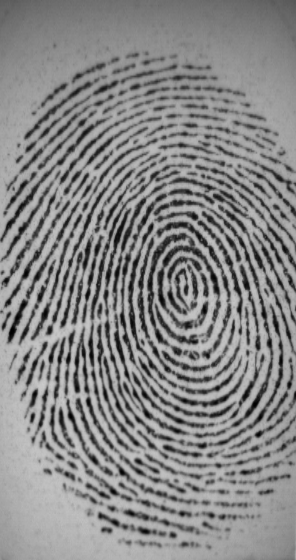
#> input picture sample_inputs/101_1.tif, 296 x 560 px; its folder holds only this picture in this run
$ python finegerprint_pipline.py
#> lines starting #> are read from the running program, lines starting #| are printed output that depends on the picture; after the words box and inside, x2 and y2 are one past the last pixel; in counts of white or black regions, pixels touching at a corner belong together
### utils/normalization.py
"""
Normalization is used to standardize the intensity values in an image by adjusting the range of
gray level values so that they extend in a desired range of values and improve the contrast of the
image. The main goal of normalization is to reduce the variance of the gray level value along the
ridges to facilitate subsequent processing steps
"""
from math import sqrt
import numpy as np


def normalize_pixel(x, v0, v, m, m0):
    """
    From Handbook of Fingerprint Recognition pg 133
    Normalize job used by Hong, Wan and Jain(1998)
    similar to https://pdfs.semanticscholar.org/6e86/1d0b58bdf7e2e2bb0ecbf274cee6974fe13f.pdf equation 21
    :param x: pixel value
    :param v0: desired variance
    :param v: global image variance
    :param m: global image mean
    :param m0: desired mean
    :return: normilized pixel
    """
    dev_coeff = sqrt((v0 * ((x - m)**2)) / v)
    return m0 + dev_coeff if x > m else m0 - dev_coeff

def normalize(im, m0, v0):
    m = np.mean(im)
    v = np.std(im) ** 2
    (y, x) = im.shape
    normilize_image = im.copy()
    for i in range(x):
        for j in range(y):
            normilize_image[j, i] = normalize_pixel(im[j, i], v0, v, m, m0)

    return normilize_image

### utils/segmentation.py
"""
In order to eliminate the edges of the image and areas that are too noisy, segmentation is
necessary. It is based on the calculation of the variance of gray levels. For this purpose, the image
is divided into sub-blocks of (W × W) size’s and for each block the variance.
Then, the root of the variance of each block is compared with a threshold T, if the value obtained
is lower than the threshold, then the corresponding block is considered as the background of the
image and will be excluded by the subsequent processing.

The selected threshold value is T = 0.2 and the selected block size is W = 16

This step makes it possible to reduce the size of the useful part of the image and subsequently to
optimize the extraction phase of the biometric data.
"""
import numpy as np
import cv2 as cv


def normalise(img):
    return (img - np.mean(img))/(np.std(img))


def create_segmented_and_variance_images(im, w, threshold=.2):
    """
    Returns mask identifying the ROI. Calculates the standard deviation in each image block and threshold the ROI
    It also normalises the intesity values of
    the image so that the ridge regions have zero mean, unit standard
    deviation.
    :param im: Image
    :param w: size of the block
    :param threshold: std threshold
    :return: segmented_image
    """
    (y, x) = im.shape
    threshold = np.std(im)*threshold

    image_variance = np.zeros(im.shape)
    segmented_image = im.copy()
    mask = np.ones_like(im)

    for i in range(0, x, w):
        for j in range(0, y, w):
            box = [i, j, min(i + w, x), min(j + w, y)]
            block_stddev = np.std(im[box[1]:box[3], box[0]:box[2]])
            image_variance[box[1]:box[3], box[0]:box[2]] = block_stddev

    # apply threshold
    mask[image_variance < threshold] = 0

    # smooth mask with a open/close morphological filter
    kernel = cv.getStructuringElement(cv.MORPH_ELLIPSE,(w*2, w*2))
    mask = cv.morphologyEx(mask, cv.MORPH_OPEN, kernel)
    mask = cv.morphologyEx(mask, cv.MORPH_CLOSE, kernel)

    # normalize segmented image
    segmented_image *= mask
    im = normalise(im)
    mean_val = np.mean(im[mask==0])
    std_val = np.std(im[mask==0])
    norm_img = (im - mean_val)/(std_val)

    return segmented_image, norm_img, mask

### utils/orientation.py
import math
import numpy as np
import cv2 as cv


def calculate_angles(im, W, smoth=False):
    """
    anisotropy orientation estimate, based on equations 5 from:
    https://pdfs.semanticscholar.org/6e86/1d0b58bdf7e2e2bb0ecbf274cee6974fe13f.pdf
    :param im:
    :param W: int width of the ridge
    :return: array
    """
    j1 = lambda x, y: 2 * x * y
    j2 = lambda x, y: x ** 2 - y ** 2
    j3 = lambda x, y: x ** 2 + y ** 2

    (y, x) = im.shape

    sobelOperator = [[-1, 0, 1], [-2, 0, 2], [-1, 0, 1]]
    ySobel = np.array(sobelOperator).astype(np.int_)
    xSobel = np.transpose(ySobel).astype(np.int_)

    result = [[] for i in range(1, y, W)]

    Gx_ = cv.filter2D(im/125,-1, ySobel)*125
    Gy_ = cv.filter2D(im/125,-1, xSobel)*125

    for j in range(1, y, W):
        for i in range(1, x, W):
            nominator = 0
            denominator = 0
            for l in range(j, min(j + W, y - 1)):
                for k in range(i, min(i + W , x - 1)):
                    Gx = round(Gx_[l, k])  # horizontal gradients at l, k
                    Gy = round(Gy_[l, k])  # vertial gradients at l, k
                    nominator += j1(Gx, Gy)
                    denominator += j2(Gx, Gy)

            # nominator = round(np.sum(Gy_[j:min(j + W, y - 1), i:min(i + W , x - 1)]))
            # denominator = round(np.sum(Gx_[j:min(j + W, y - 1), i:min(i + W , x - 1)]))
            if nominator or denominator:
                angle = (math.pi + math.atan2(nominator, denominator)) / 2
                orientation = np.pi/2 + math.atan2(nominator,denominator)/2
                result[int((j-1) // W)].append(angle)
            else:
                result[int((j-1) // W)].append(0)

            # segment image
            # focus_img = im[j:min(j + W, y - 1), i:min(i + W , x - 1)]
            # segmentator = -1 if segmentator/W*W < np.max(focus_img)*

    result = np.array(result)

    if smoth:
        result = smooth_angles(result)

    return result


def gauss(x, y):
    ssigma = 1.0
    return (1 / (2 * math.pi * ssigma)) * math.exp(-(x * x + y * y) / (2 * ssigma))


# [30 lines left out: functions kernel_from_function, smooth_angles, not called in this run]


def get_line_ends(i, j, W, tang):
    if -1 <= tang and tang <= 1:
        begin = (i, int((-W/2) * tang + j + W/2))
        end = (i + W, int((W/2) * tang + j + W/2))
    else:
        begin = (int(i + W/2 + W/(2 * tang)), j + W//2)
        end = (int(i + W/2 - W/(2 * tang)), j - W//2)
    return (begin, end)


def visualize_angles(im, mask, angles, W):
    (y, x) = im.shape
    result = cv.cvtColor(np.zeros(im.shape, np.uint8), cv.COLOR_GRAY2RGB)
    mask_threshold = (W-1)**2
    for i in range(1, x, W):
        for j in range(1, y, W):
            radian = np.sum(mask[j - 1:j + W, i-1:i+W])
            if radian > mask_threshold:
                tang = math.tan(angles[(j - 1) // W][(i - 1) // W])
                (begin, end) = get_line_ends(i, j, W, tang)
                cv.line(result, begin, end, color=150)

    cv.resize(result, im.shape, result)
    return result

### utils/gabor_filter.py
"""
The principle of gabor filtering is to modify the value of the pixels of an image, generally in order to
improve its appearance. In practice, it is a matter of creating a new image using the pixel values
of the original image, in order to select in the Fourier domain the set of frequencies that make up
the region to be detected. The filter used is the Gabor filter with even symmetry and oriented at 0 degrees.

The resulting image will be the spatial convolution of the original (normalized) image and one of
the base filters in the direction and local frequency from the two directional and frequency maps
https://airccj.org/CSCP/vol7/csit76809.pdf pg.91
"""

import numpy as np
import scipy
def gabor_filter(im, orient, freq, kx=0.65, ky=0.65):
    """
    Gabor filter is a linear filter used for edge detection. Gabor filter can be viewed as a sinusoidal plane of
    particular frequency and orientation, modulated by a Gaussian envelope.
    :param im:
    :param orient:
    :param freq:
    :param kx:
    :param ky:
    :return:
    """
    angleInc = 3
    im = np.double(im)
    rows, cols = im.shape
    return_img = np.zeros((rows,cols))

    # Round the array of frequencies to the nearest 0.01 to reduce the
    # number of distinct frequencies we have to deal with.
    freq_1d = freq.flatten()
    frequency_ind = np.array(np.where(freq_1d>0))
    non_zero_elems_in_freq = freq_1d[frequency_ind]
    non_zero_elems_in_freq = np.double(np.round((non_zero_elems_in_freq*100)))/100
    unfreq = np.unique(non_zero_elems_in_freq)

    # Generate filters corresponding to these distinct frequencies and
    # orientations in 'angleInc' increments.
    sigma_x = 1/unfreq*kx
    sigma_y = 1/unfreq*ky
    block_size = np.round(3*np.max([sigma_x,sigma_y]))
    array = np.linspace(int(-block_size),int(block_size),(2*int(block_size) + 1))
    x, y = np.meshgrid(array, array)

    # gabor filter equation
    reffilter = np.exp(-(((np.power(x,2))/(sigma_x*sigma_x) + (np.power(y,2))/(sigma_y*sigma_y)))) * np.cos(2*np.pi*unfreq[0]*x)
    filt_rows, filt_cols = reffilter.shape
    gabor_filter = np.array(np.zeros((180//angleInc, filt_rows, filt_cols)))

    # Generate rotated versions of the filter.
    for degree in range(0,180//angleInc):
        rot_filt = scipy.ndimage.rotate(reffilter,-(degree*angleInc + 90),reshape = False)
        gabor_filter[degree] = rot_filt

    # Convert orientation matrix values from radians to an index value that corresponds to round(degrees/angleInc)
    maxorientindex = np.round(180/angleInc)
    orientindex = np.round(orient/np.pi*180/angleInc)
    for i in range(0,rows//16):
        for j in range(0,cols//16):
            if(orientindex[i][j] < 1):
                orientindex[i][j] = orientindex[i][j] + maxorientindex
            if(orientindex[i][j] > maxorientindex):
                orientindex[i][j] = orientindex[i][j] - maxorientindex

    # Find indices of matrix points greater than maxsze from the image boundary
    block_size = int(block_size)
    valid_row, valid_col = np.where(freq>0)
    finalind = \
        np.where((valid_row>block_size) & (valid_row<rows - block_size) & (valid_col>block_size) & (valid_col<cols - block_size))

    for k in range(0, np.shape(finalind)[1]):
        r = valid_row[finalind[0][k]]; c = valid_col[finalind[0][k]]
        img_block = im[r-block_size:r+block_size + 1][:,c-block_size:c+block_size + 1]
        return_img[r][c] = np.sum(img_block * gabor_filter[int(orientindex[r//16][c//16]) - 1])

    gabor_img = 255 - np.array((return_img < 0)*255).astype(np.uint8)

    return gabor_img

### utils/frequency.py
import numpy as np
import math
import scipy.ndimage


def frequest(im, orientim, kernel_size, minWaveLength, maxWaveLength):
    """
    Based on https://pdfs.semanticscholar.org/ca0d/a7c552877e30e1c5d87dfcfb8b5972b0acd9.pdf pg.14
    Function to estimate the fingerprint ridge frequency within a small block
    of a fingerprint image.
    An image block the same size as im with all values set to the estimated ridge spatial frequency.  If a
    ridge frequency cannot be found, or cannot be found within the limits set by min and max Wavlength freqim is set to zeros.
    """
    rows, cols = np.shape(im)

    # Find mean orientation within the block. This is done by averaging the
    # sines and cosines of the doubled angles before reconstructing the angle again.
    cosorient = np.cos(2*orientim) # np.mean(np.cos(2*orientim))
    sinorient = np.sin(2*orientim) # np.mean(np.sin(2*orientim))
    block_orient = math.atan2(sinorient,cosorient)/2

    # Rotate the image block so that the ridges are vertical
    rotim = scipy.ndimage.rotate(im,block_orient/np.pi*180 + 90,axes=(1,0),reshape = False,order = 3,mode = 'nearest')

    # Now crop the image so that the rotated image does not contain any invalid regions.
    cropsze = int(np.fix(rows/np.sqrt(2)))
    offset = int(np.fix((rows-cropsze)/2))
    rotim = rotim[offset:offset+cropsze][:,offset:offset+cropsze]

    # Sum down the columns to get a projection of the grey values down the ridges.
    ridge_sum = np.sum(rotim, axis = 0)
    dilation = scipy.ndimage.grey_dilation(ridge_sum, kernel_size, structure=np.ones(kernel_size))
    ridge_noise = np.abs(dilation - ridge_sum); peak_thresh = 2;
    maxpts = (ridge_noise < peak_thresh) & (ridge_sum > np.mean(ridge_sum))
    maxind = np.where(maxpts)
    _, no_of_peaks = np.shape(maxind)

    # Determine the spatial frequency of the ridges by dividing the
    # distance between the 1st and last peaks by the (No of peaks-1). If no
    # peaks are detected, or the wavelength is outside the allowed bounds, the frequency image is set to 0
    if(no_of_peaks<2):
        freq_block = np.zeros(im.shape)
    else:
        waveLength = (maxind[0][-1] - maxind[0][0])/(no_of_peaks - 1)
        if waveLength>=minWaveLength and waveLength<=maxWaveLength:
            freq_block = 1/np.double(waveLength) * np.ones(im.shape)
        else:
            freq_block = np.zeros(im.shape)
    return(freq_block)


def ridge_freq(im, mask, orient, block_size, kernel_size, minWaveLength, maxWaveLength):
    # Function to estimate the fingerprint ridge frequency across a
    # fingerprint image.
    rows,cols = im.shape
    freq = np.zeros((rows,cols))

    for row in range(0, rows - block_size, block_size):
        for col in range(0, cols - block_size, block_size):
            image_block = im[row:row + block_size][:, col:col + block_size]
            angle_block = orient[row // block_size][col // block_size]
            if angle_block:
                freq[row:row + block_size][:, col:col + block_size] = frequest(image_block, angle_block, kernel_size,
                                                                               minWaveLength, maxWaveLength)

    freq = freq*mask
    freq_1d = np.reshape(freq,(1,rows*cols))
    ind = np.where(freq_1d>0)
    ind = np.array(ind)
    ind = ind[1,:]
    non_zero_elems_in_freq = freq_1d[0][ind]
    medianfreq = np.median(non_zero_elems_in_freq) * mask

    return medianfreq

### utils/crossing_number.py
import cv2 as cv
import numpy as np


def minutiae_at(pixels, i, j, kernel_size):
    """
    https://airccj.org/CSCP/vol7/csit76809.pdf pg93
    Crossing number methods is a really simple way to detect ridge endings and ridge bifurcations.
    Then the crossing number algorithm will look at 3x3 pixel blocks:

    if middle pixel is black (represents ridge):
    if pixel on boundary are crossed with the ridge once, then it is a possible ridge ending
    if pixel on boundary are crossed with the ridge three times, then it is a ridge bifurcation

    :param pixels:
    :param i:
    :param j:
    :return:
    """
    # if middle pixel is black (represents ridge)
    if pixels[i][j] == 1:

        if kernel_size == 3:
            cells = [(-1, -1), (-1, 0), (-1, 1),        # p1 p2 p3
                   (0, 1),  (1, 1),  (1, 0),            # p8    p4
                  (1, -1), (0, -1), (-1, -1)]           # p7 p6 p5
        else:
            cells = [(-2, -2), (-2, -1), (-2, 0), (-2, 1), (-2, 2),                 # p1 p2   p3
                   (-1, 2), (0, 2),  (1, 2),  (2, 2), (2, 1), (2, 0),               # p8      p4
                  (2, -1), (2, -2), (1, -2), (0, -2), (-1, -2), (-2, -2)]           # p7 p6   p5

        values = [pixels[i + l][j + k] for k, l in cells]

        # count crossing how many times it goes from 0 to 1
        crossings = 0
        for k in range(0, len(values)-1):
            crossings += abs(values[k] - values[k + 1])
        crossings //= 2

        # if pixel on boundary are crossed with the ridge once, then it is a possible ridge ending
        # if pixel on boundary are crossed with the ridge three times, then it is a ridge bifurcation
        # if crossings == 1:
        #     return "ending"
        if crossings == 3:
            return "bifurcation"

    return "none"


def calculate_minutiaes(im, kernel_size=3):
    biniry_image = np.zeros_like(im)
    biniry_image[im<10] = 1.0
    biniry_image = biniry_image.astype(np.int8)
    points = []
    (y, x) = im.shape
    result = cv.cvtColor(im, cv.COLOR_GRAY2RGB)
    colors = {"ending" : (150, 0, 0), "bifurcation" : (0, 150, 0)}

    # iterate each pixel minutia
    for i in range(1, x - kernel_size//2):
        for j in range(1, y - kernel_size//2):
            minutiae = minutiae_at(biniry_image, j, i, kernel_size)
            if minutiae != "none":
                cv.circle(result, (i,j), radius=2, color=colors[minutiae], thickness=2)
                points.append([i, j, 1 if minutiae=="ending" else 3])
    return result, points

### utils/skeletonize.py
"""
To facilitate extraction of minutiae the image must be skeletonized: a sequence of morphological
erosion operations will reduce the thickness of the striations until the latter is equal to one pixel
while maintaining the connectivity of the striations ( That is to say that the continuity of the
striaes must be respected, holes must not be inserted). While some papers use Rosenfeld algorithm for its
simplicity. [https://airccj.org/CSCP/vol7/csit76809.pdf pg.91] I used skimage Zha84 A fast parallel algorithm for
thinning digital patterns, T. Y. Zhang and C. Y. Suen, Communications of the ACM, March 1984, Volume 27, Number 3.
"""
import numpy as np
import cv2 as cv
from utils.crossing_number import calculate_minutiaes
from skimage.morphology import skeletonize as skelt
from skimage.morphology import thin
def skeletonize(image_input):
    """
    https://scikit-image.org/docs/dev/auto_examples/edges/plot_skeleton.html
    Skeletonization reduces binary objects to 1 pixel wide representations.
    skeletonize works by making successive passes of the image. On each pass, border pixels are identified
    and removed on the condition that they do not break the connectivity of the corresponding object.
    :param image_input: 2d array uint8
    :return:
    """
    image = np.zeros_like(image_input)
    image[image_input == 0] = 1.0
    output = np.zeros_like(image_input)

    skeleton = skelt(image)

    """uncomment for testing"""
    # thinned = thin(image)
    # thinned_partial = thin(image, max_iter=25)
    #
    # def minu_(skeleton, name):
    #     cv.imshow('thin_'+name, output)
    #     cv.bitwise_not(output, output)
    #     minutias = calculate_minutiaes(output, kernel_size=5); cv.imshow('minu_'+name, minutias)
    # # minu_(output, 'skeleton')
    # # minu_(output, 'thinned')
    # # minu_(output, 'thinned_partial')
    # # cv.waitKeyEx()

    output[skeleton] = 255
    cv.bitwise_not(output, output)

    return output


# [43 lines left out: function thinning_morph, not called in this run]

### finegerprint_pipline.py
import cv2 as cv
from glob import glob
import os
import numpy as np
from utils.poincare import calculate_singularities
from utils.segmentation import create_segmented_and_variance_images
from utils.normalization import normalize
from utils.gabor_filter import gabor_filter
from utils.frequency import ridge_freq
from utils import orientation
from utils.crossing_number import calculate_minutiaes
from tqdm import tqdm
from utils.skeletonize import skeletonize


def fingerprint_pipline(input_img):
    block_size = 16

    # pipe line picture re https://www.cse.iitk.ac.in/users/biometrics/pages/111.JPG
    # normalization -> orientation -> frequency -> mask -> filtering

    # normalization - removes the effects of sensor noise and finger pressure differences.
    normalized_img = normalize(input_img.copy(), float(100), float(100))

    # color threshold
    # threshold_img = normalized_img
    # _, threshold_im = cv.threshold(normalized_img,127,255,cv.THRESH_OTSU)
    # cv.imshow('color_threshold', normalized_img); cv.waitKeyEx()

    # ROI and normalisation
    (segmented_img, normim, mask) = create_segmented_and_variance_images(normalized_img, block_size, 0.2)

    # orientations
    angles = orientation.calculate_angles(normalized_img, W=block_size, smoth=False)
    orientation_img = orientation.visualize_angles(segmented_img, mask, angles, W=block_size)

    # find the overall frequency of ridges in Wavelet Domain
    freq = ridge_freq(normim, mask, angles, block_size, kernel_size=5, minWaveLength=5, maxWaveLength=15)

    # create gabor filter and do the actual filtering
    gabor_img = gabor_filter(normim, angles, freq)

    # thinning oor skeletonize
    thin_image = skeletonize(gabor_img)

    # minutias
    minutias, points = calculate_minutiaes(thin_image)

    # [9 lines of commented-out code are left out]

    return minutias, points


if __name__ == '__main__':
    # open images
    img_dir = './sample_inputs/*'
    output_dir = './output/'
    def open_images(directory):
#> called with directory = './sample_inputs/*'
        images_paths = glob(directory)
        return np.array([cv.imread(img_path,0) for img_path in images_paths])

    images = open_images(img_dir)

    # image pipeline
    os.makedirs(output_dir, exist_ok=True)
    for i, img in enumerate(tqdm(images)):
        results = fingerprint_pipline(img)
        cv.imwrite(output_dir+str(i)+'.png', results)
#> this loop made 1 pass
#> pass 1, in fingerprint_pipline, `normalized_img = normalize(input_img.copy(), float(100), float(100))`:
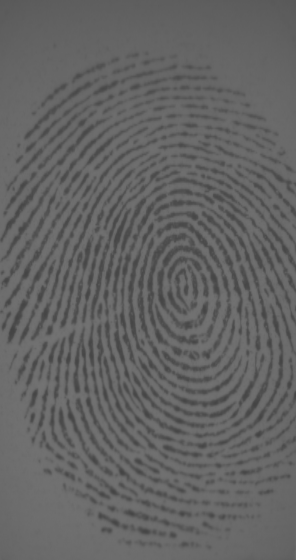
#> normalized_img: shape (560, 296); min 68, max 115, mean 99.5
#> pass 1, in create_segmented_and_variance_images, `kernel = cv.getStructuringElement(cv.MORPH_ELLIPSE,(w*2, w*2))`:
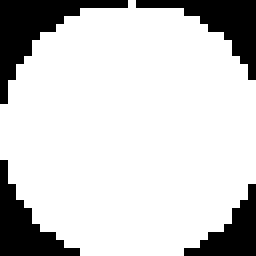
#> kernel: shape (32, 32) (shown 8 times larger); values 0 (black) and 1 (white), 80.6% white; 4 black regions, box (x1, y1, x2, y2) and area: (0, 0, 16, 13) 64, (17, 0, 32, 10) 51, (0, 20, 10, 32) 48, (23, 23, 32, 32) 36
#> pass 1, in create_segmented_and_variance_images, `mask = cv.morphologyEx(mask, cv.MORPH_OPEN, kernel)`:
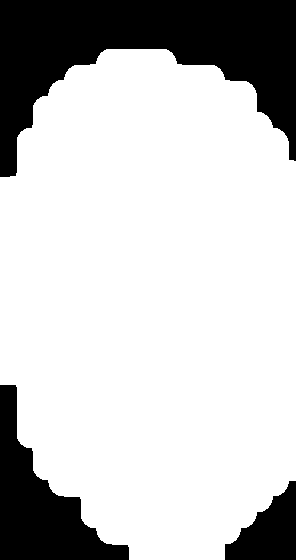
#> mask: shape (560, 296); values 0 (black) and 1 (white), 77.4% white; 3 black regions, box (x1, y1, x2, y2) and area: (0, 0, 296, 177) 24946, (0, 385, 129, 560) 9250, (225, 481, 296, 560) 3305
#> pass 1, in create_segmented_and_variance_images, `mask = cv.morphologyEx(mask, cv.MORPH_CLOSE, kernel)`:
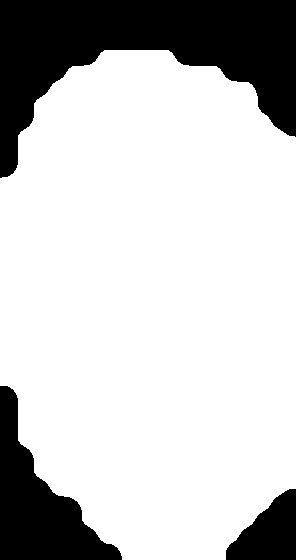
#> mask: shape (560, 296); values 0 (black) and 1 (white), 77.7% white; 3 black regions, box (x1, y1, x2, y2) and area: (0, 0, 296, 178) 24780, (0, 386, 122, 560) 9031, (226, 489, 296, 560) 3168
        # cv.imshow('image pipeline', results); cv.waitKeyEx()
